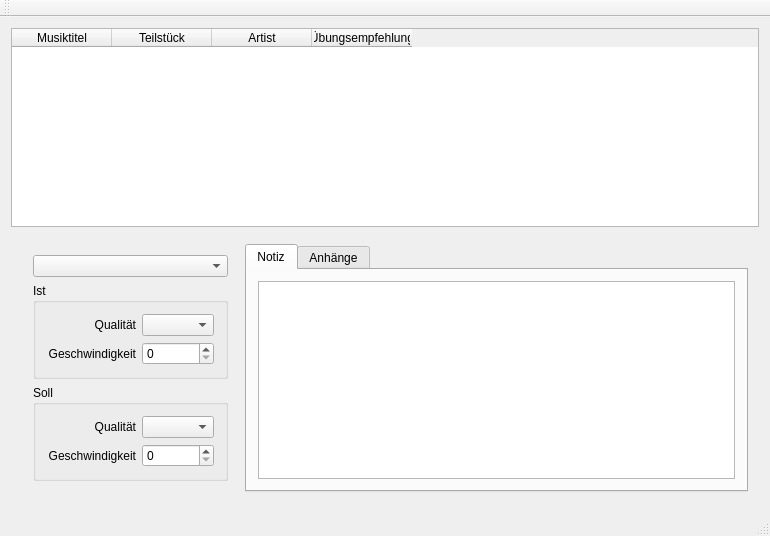
<?xml version="1.0" encoding="UTF-8"?>
<ui version="4.0">
 <class>MainWindow</class>
 <widget class="QMainWindow" name="MainWindow">
  <property name="geometry">
   <rect>
    <x>0</x>
    <y>0</y>
    <width>770</width>
    <height>536</height>
   </rect>
  </property>
  <property name="windowTitle">
   <string>MainWindow</string>
  </property>
  <widget class="QWidget" name="centralWidget">
   <layout class="QGridLayout" name="gridLayout">
    <item row="1" column="0">
     <widget class="QWidget" name="widget" native="true">
      <layout class="QGridLayout" name="gridLayout_4">
       <item row="1" column="1">
        <widget class="QTabWidget" name="tabWidget">
         <property name="sizePolicy">
          <sizepolicy hsizetype="Expanding" vsizetype="Fixed">
           <horstretch>0</horstretch>
           <verstretch>0</verstretch>
          </sizepolicy>
         </property>
         <property name="maximumSize">
          <size>
           <width>16777215</width>
           <height>250</height>
          </size>
         </property>
         <property name="currentIndex">
          <number>0</number>
         </property>
         <property name="tabsClosable">
          <bool>false</bool>
         </property>
         <widget class="QWidget" name="tab">
          <attribute name="title">
           <string>Notiz</string>
          </attribute>
          <layout class="QGridLayout" name="gridLayout_5">
           <item row="0" column="0">
            <widget class="QPlainTextEdit" name="plainTextEdit">
             <property name="sizePolicy">
              <sizepolicy hsizetype="Expanding" vsizetype="Fixed">
               <horstretch>0</horstretch>
               <verstretch>0</verstretch>
              </sizepolicy>
             </property>
             <property name="maximumSize">
              <size>
               <width>16777215</width>
               <height>200</height>
              </size>
             </property>
            </widget>
           </item>
          </layout>
         </widget>
         <widget class="QWidget" name="tab_2">
          <attribute name="title">
           <string>Anhänge</string>
          </attribute>
          <layout class="QGridLayout" name="gridLayout_6">
           <item row="0" column="0">
            <widget class="QListView" name="listView"/>
           </item>
          </layout>
         </widget>
        </widget>
       </item>
       <item row="1" column="0">
        <widget class="QWidget" name="widget_2" native="true">
         <layout class="QVBoxLayout" name="verticalLayout">
          <item>
           <widget class="QComboBox" name="comboBox_3"/>
          </item>
          <item>
           <widget class="QGroupBox" name="groupBox">
            <property name="title">
             <string>Ist</string>
            </property>
            <layout class="QGridLayout" name="gridLayout_2">
             <item row="1" column="1">
              <widget class="QSpinBox" name="spinBox_2"/>
             </item>
             <item row="0" column="0">
              <widget class="QLabel" name="label_2">
               <property name="text">
                <string>Qualität</string>
               </property>
               <property name="alignment">
                <set>Qt::AlignRight|Qt::AlignTrailing|Qt::AlignVCenter</set>
               </property>
              </widget>
             </item>
             <item row="1" column="0">
              <widget class="QLabel" name="label_3">
               <property name="text">
                <string>Geschwindigkeit</string>
               </property>
               <property name="alignment">
                <set>Qt::AlignRight|Qt::AlignTrailing|Qt::AlignVCenter</set>
               </property>
              </widget>
             </item>
             <item row="0" column="1">
              <widget class="QComboBox" name="comboBox"/>
             </item>
            </layout>
           </widget>
          </item>
          <item>
           <widget class="QGroupBox" name="groupBox_2">
            <property name="title">
             <string>Soll</string>
            </property>
            <layout class="QGridLayout" name="gridLayout_3">
             <item row="0" column="0">
              <widget class="QLabel" name="label_5">
               <property name="text">
                <string>Qualität</string>
               </property>
               <property name="alignment">
                <set>Qt::AlignRight|Qt::AlignTrailing|Qt::AlignVCenter</set>
               </property>
              </widget>
             </item>
             <item row="0" column="1">
              <widget class="QComboBox" name="comboBox_2"/>
             </item>
             <item row="1" column="0">
              <widget class="QLabel" name="label_4">
               <property name="text">
                <string>Geschwindigkeit</string>
               </property>
               <property name="alignment">
                <set>Qt::AlignRight|Qt::AlignTrailing|Qt::AlignVCenter</set>
               </property>
              </widget>
             </item>
             <item row="1" column="1">
              <widget class="QSpinBox" name="spinBox_3"/>
             </item>
            </layout>
           </widget>
          </item>
         </layout>
        </widget>
       </item>
      </layout>
     </widget>
    </item>
    <item row="0" column="0">
     <widget class="QTableWidget" name="tableWidget">
      <column>
       <property name="text">
        <string>Musiktitel</string>
       </property>
      </column>
      <column>
       <property name="text">
        <string>Teilstück</string>
       </property>
      </column>
      <column>
       <property name="text">
        <string>Artist</string>
       </property>
      </column>
      <column>
       <property name="text">
        <string>Übungsempfehlung</string>
       </property>
      </column>
     </widget>
    </item>
   </layout>
  </widget>
  <widget class="QMenuBar" name="menuBar">
   <property name="geometry">
    <rect>
     <x>0</x>
     <y>0</y>
     <width>770</width>
     <height>20</height>
    </rect>
   </property>
  </widget>
  <widget class="QToolBar" name="mainToolBar">
   <attribute name="toolBarArea">
    <enum>TopToolBarArea</enum>
   </attribute>
   <attribute name="toolBarBreak">
    <bool>false</bool>
   </attribute>
  </widget>
  <widget class="QStatusBar" name="statusBar"/>
 </widget>
 <layoutdefault spacing="6" margin="11"/>
 <resources/>
 <connections/>
</ui>
